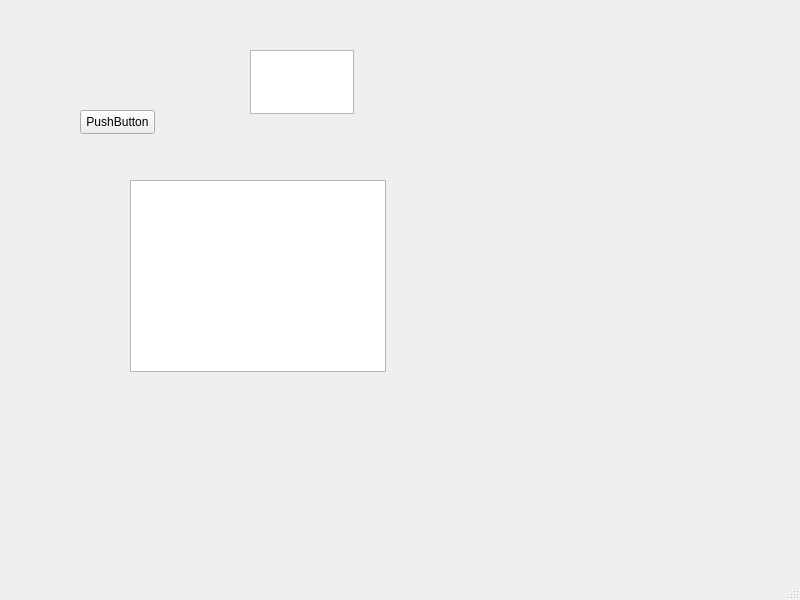
<?xml version="1.0" encoding="UTF-8"?>
<ui version="4.0">
 <class>MainWindow</class>
 <widget class="QMainWindow" name="MainWindow">
  <property name="geometry">
   <rect>
    <x>0</x>
    <y>0</y>
    <width>800</width>
    <height>600</height>
   </rect>
  </property>
  <property name="windowTitle">
   <string>MainWindow</string>
  </property>
  <widget class="QWidget" name="centralwidget">
   <widget class="QPushButton" name="pushButton">
    <property name="geometry">
     <rect>
      <x>80</x>
      <y>110</y>
      <width>75</width>
      <height>24</height>
     </rect>
    </property>
    <property name="text">
     <string>PushButton</string>
    </property>
   </widget>
   <widget class="QListView" name="listView">
    <property name="geometry">
     <rect>
      <x>130</x>
      <y>180</y>
      <width>256</width>
      <height>192</height>
     </rect>
    </property>
   </widget>
   <widget class="QTextEdit" name="textEdit">
    <property name="geometry">
     <rect>
      <x>250</x>
      <y>50</y>
      <width>104</width>
      <height>64</height>
     </rect>
    </property>
   </widget>
  </widget>
  <widget class="QMenuBar" name="menubar">
   <property name="geometry">
    <rect>
     <x>0</x>
     <y>0</y>
     <width>800</width>
     <height>22</height>
    </rect>
   </property>
  </widget>
  <widget class="QStatusBar" name="statusbar"/>
 </widget>
 <resources/>
 <connections/>
</ui>
